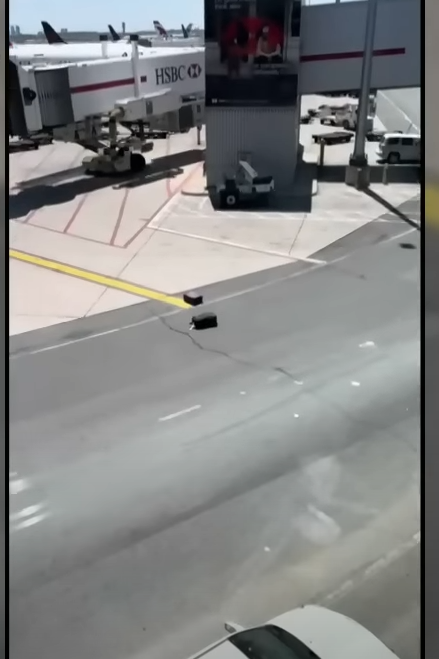
#> input picture test_data/suitcases.png, 439 x 659 px, given in place of the camera
$ jupyter execute 'Vehicle Detection with Background Subtraction and Contours..ipynb'   (shell and % lines are left out)   (text cells are left out)
#> lines starting #> are read from the running program, lines starting #| are printed output that depends on the picture; after the words box and inside, x2 and y2 are one past the last pixel; in counts of white or black regions, pixels touching at a corner belong together; pictures that were not available may be replaced by others from this repository, and a replacement may not be noted
[cell 1]
import cv2
import numpy as np
import matplotlib.pyplot as plt

[cell 2]
# load a video
cap = cv2.VideoCapture('media/videos/vtest.avi')

# you can optionally work on the live web cam
cap = cv2.VideoCapture(0)

# create the background object, you can choose to detect shadows or not (if True they will be shown as gray)
backgroundobject = cv2.createBackgroundSubtractorMOG2( history = 2, detectShadows = True )

while(1):
    ret, frame = cap.read()
#> frame is the input picture: shape (659, 439, 3); mean B, G, R 132.9, 133.4, 132.2
    if not ret:
        break

    # apply the background object on each frame
    fgmask = backgroundobject.apply(frame)
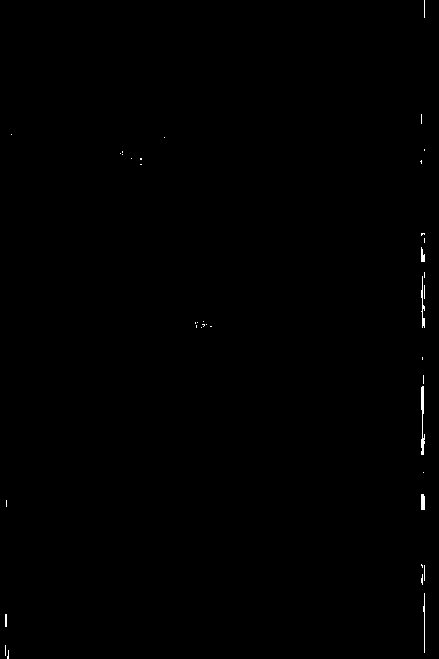
#> fgmask: shape (659, 439); values 127 (black) and 255 (white), 0.21% white in thin lines or dots

    # also extracting the real detected foreground part of the image (optional)
    real_part = cv2.bitwise_and(frame,frame,mask=fgmask)

    # making fgmask 3 channeled so it can be stacked with others
    fgmask_3 = cv2.cvtColor(fgmask, cv2.COLOR_GRAY2BGR)

    # Stack all three frames and show the image
    stacked = np.hstack((fgmask_3,frame,real_part))
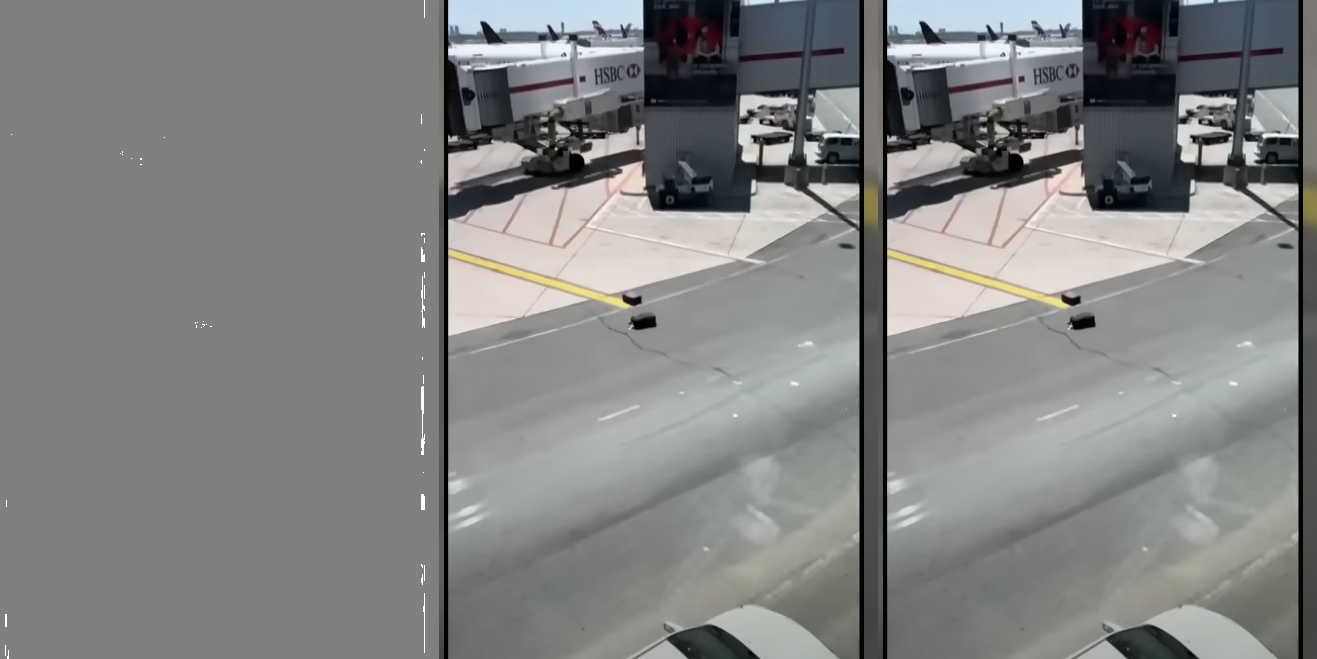
#> stacked: shape (659, 1317, 3); mean B, G, R 131, 131.3, 130.5
    cv2.imshow('All three',cv2.resize(stacked,None,fx=0.65,fy=0.65))

    k = cv2.waitKey(30) &  0xff
#> (key q is pressed here)
    if k == 27:
        break

cap.release()
cv2.destroyAllWindows()

[cell 3]
# load a video
video = cv2.VideoCapture('media/videos/carsvid.wmv')

# You can set custom kernel size if you want.
kernel = None

# Initialize the background object.
backgroundObject = cv2.createBackgroundSubtractorMOG2(detectShadows = True)

while True:

    # Read a new frame.
    ret, frame = video.read()

    # Check if frame is not read correctly.
    if not ret:

        # Break the loop.

        break

    # Apply the background object on the frame to get the segmented mask.
    fgmask = backgroundObject.apply(frame)
    #initialMask = fgmask.copy()

    # Perform thresholding to get rid of the shadows.
    _, fgmask = cv2.threshold(fgmask, 250, 255, cv2.THRESH_BINARY)
#> fgmask: shape (659, 439); 0.21% white in thin lines or dots
    #noisymask = fgmask.copy()

    # Apply some morphological operations to make sure you have a good mask
    fgmask = cv2.erode(fgmask, kernel, iterations = 1)
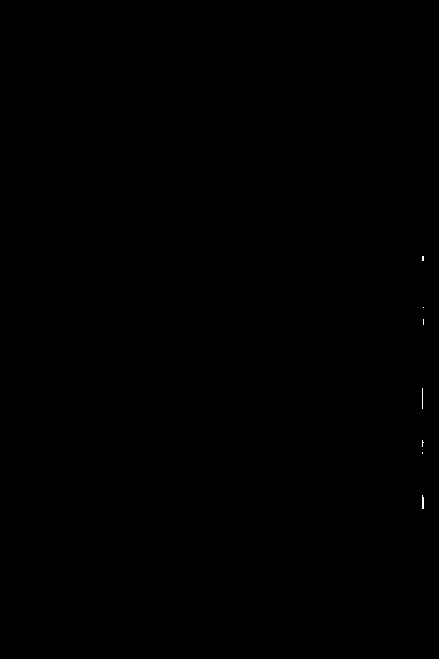
#> fgmask: shape (659, 439); 0.03% white in thin lines or dots, all inside (x1, y1, x2, y2) = (422, 256, 424, 509)
    fgmask = cv2.dilate(fgmask, kernel, iterations = 2)
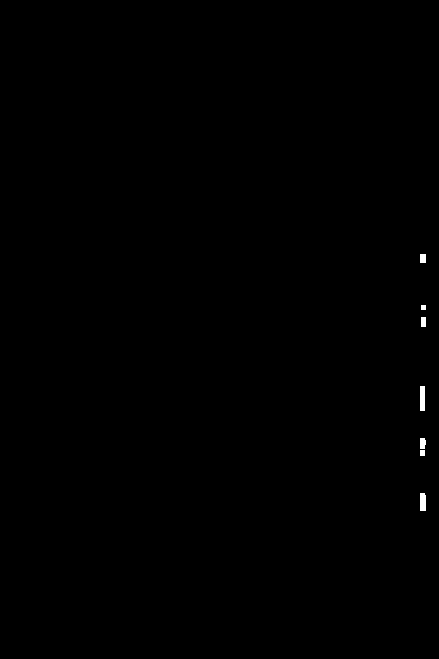
#> fgmask: shape (659, 439); 0.16% white; 7 white regions

    # Detect contours in the frame.
    contours, _ = cv2.findContours(fgmask, cv2.RETR_EXTERNAL, cv2.CHAIN_APPROX_SIMPLE)
#> contours = 7 contours, 1 with area under 20; largest, box (x1, y1, x2, y2) and area: (420, 386, 425, 411) 96, (420, 493, 426, 511) 84, (420, 438, 426, 449) 45, (420, 254, 426, 263) 40, (421, 317, 426, 327) 36, (420, 450, 425, 456) 20

    # Create a copy of the frame to draw bounding boxes around the detected cars.
    frameCopy = frame.copy()

    # loop over each contour found in the frame.
    for cnt in contours:

        # Make sure the contour area is somewhat higher than some threshold to make sure its a car and not some noise.
        if cv2.contourArea(cnt) > 400:

            # Retrieve the bounding box coordinates from the contour.
            x, y, width, height = cv2.boundingRect(cnt)

            # Draw a bounding box around the car.
            cv2.rectangle(frameCopy, (x , y), (x + width, y + height),(0, 0, 255), 2)

            # Write Car Detected near the bounding box drawn.
            cv2.putText(frameCopy, 'Car Detected', (x, y-10), cv2.FONT_HERSHEY_SIMPLEX, 0.3, (0,255,0), 1, cv2.LINE_AA)
#> this loop made 7 passes
#> cnt on passes 2, 4, 5, 6, 7: [[420, 450], [420, 455], [424, 455], [424, 450]], [[420, 386], [420, 410], [424, 410], [424, 386]], [[421, 317], [421, 326], [425, 326], [425, 317]], [[421, 305], [421, 309], [425, 309], [425, 305]], [[420, 254], [420, 262], [425, 262], [425, 254]]

    # Extract the foreground from the frame using the segmented mask.
    foregroundPart = cv2.bitwise_and(frame, frame, mask=fgmask)

    # Stack the original frame, extracted foreground, and annotated frame.
    stacked = np.hstack((frame, foregroundPart, frameCopy))
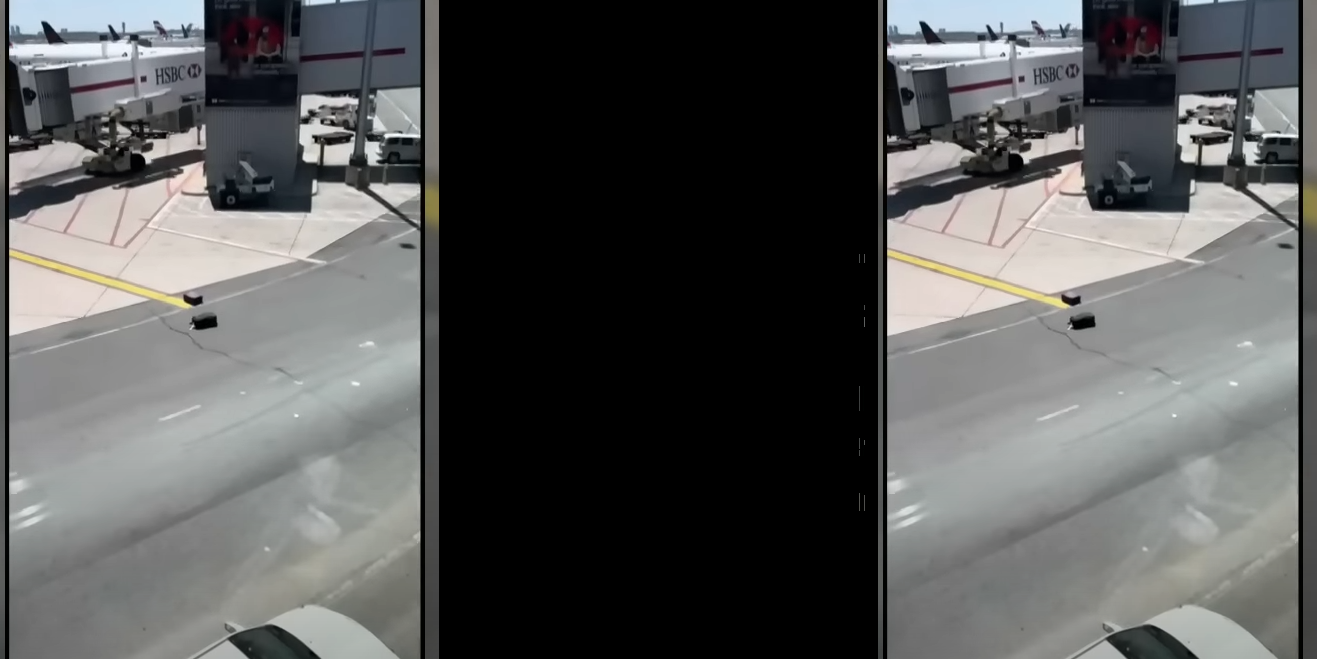
#> stacked: shape (659, 1317, 3); mean B, G, R 88.6, 88.9, 88.1

    # Display the stacked image with an appropriate title.
    cv2.imshow('Original Frame, Extracted Foreground and Detected Cars', cv2.resize(stacked, None, fx=0.5, fy=0.5))
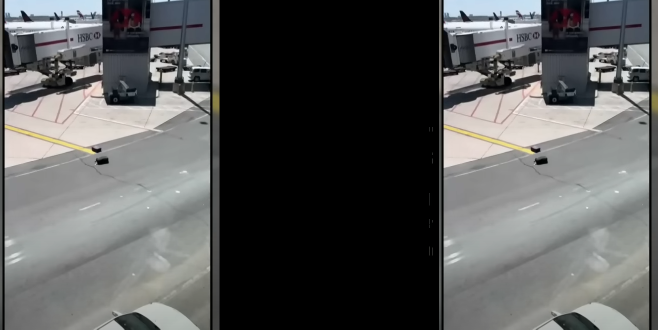
#> window 'Original Frame, Extracted Fore': shape (330, 658, 3); mean B, G, R 88.7, 89, 88.2
    #cv2.imshow('initial Mask', initialMask)
    #cv2.imshow('Noisy Mask', noisymask)
    #cv2.imshow('Clean Mask', fgmask)


    # Wait until a key is pressed.
    # Retreive the ASCII code of the key pressed
    k = cv2.waitKey(1) & 0xff
#> (key q is pressed here)

    # Check if 'q' key is pressed.
    if k == ord('q'):

        # Break the loop.
        break

# Release the VideoCapture Object.
video.release()

# Close the windows.q
cv2.destroyAllWindows()
